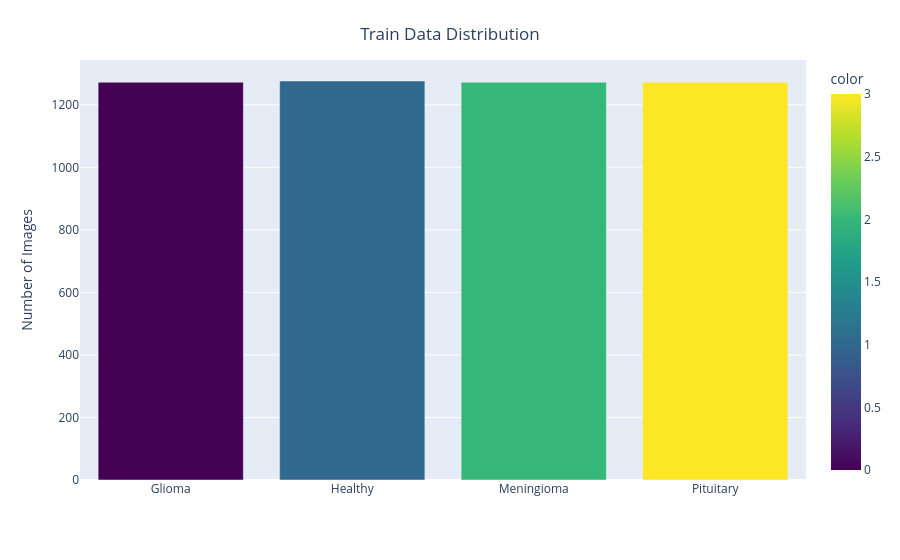

Source (notebook cell):
### Code cell
fig = px.bar(x = CLASS_LABELS,
             y = [list(train_generator.classes).count(i) for i in np.unique(train_generator.classes)] , 
             color = np.unique(train_generator.classes) ,
             color_continuous_scale="Viridis") 
fig.update_xaxes(title="")
fig.update_yaxes(title = "Number of Images")
fig.update_layout(showlegend = True,
    title = {
        'text': 'Train Data Distribution ',
        'y':0.95,
        'x':0.5,
        'xanchor': 'center',
        'yanchor': 'top'})
fig.show()

### Figure 1 — Plotly figure (JSON) as saved in the notebook; plotly's stock layout.template omitted (floating-point values rounded to 4 significant figures)
{"data": [{"hovertemplate": "x=%{x}<br>y=%{y}<br>color=%{marker.color}<extra></extra>", "legendgroup": "", "marker": {"color": [0, 1, 2, 3], "coloraxis": "coloraxis", "pattern": {"shape": ""}}, "name": "", "orientation": "v", "showlegend": false, "textposition": "auto", "type": "bar", "x": ["Glioma", "Healthy", "Meningioma", "Pituitary"], "xaxis": "x", "y": [1272, 1276, 1272, 1272], "yaxis": "y"}], "layout": {"barmode": "relative", "coloraxis": {"colorbar": {"title": {"text": "color"}}, "colorscale": [[0, "#440154"], [0.1111, "#482878"], [0.2222, "#3e4989"], [0.3333, "#31688e"], [0.4444, "#26828e"], [0.5556, "#1f9e89"], [0.6667, "#35b779"], [0.7778, "#6ece58"], [0.8889, "#b5de2b"], [1, "#fde725"]]}, "legend": {"tracegroupgap": 0}, "margin": {"t": 60}, "showlegend": true, "title": {"text": "Train Data Distribution ", "x": 0.5, "xanchor": "center", "y": 0.95, "yanchor": "top"}, "xaxis": {"anchor": "y", "domain": [0, 1], "title": {"text": ""}}, "yaxis": {"anchor": "x", "domain": [0, 1], "title": {"text": "Number of Images"}}}}
